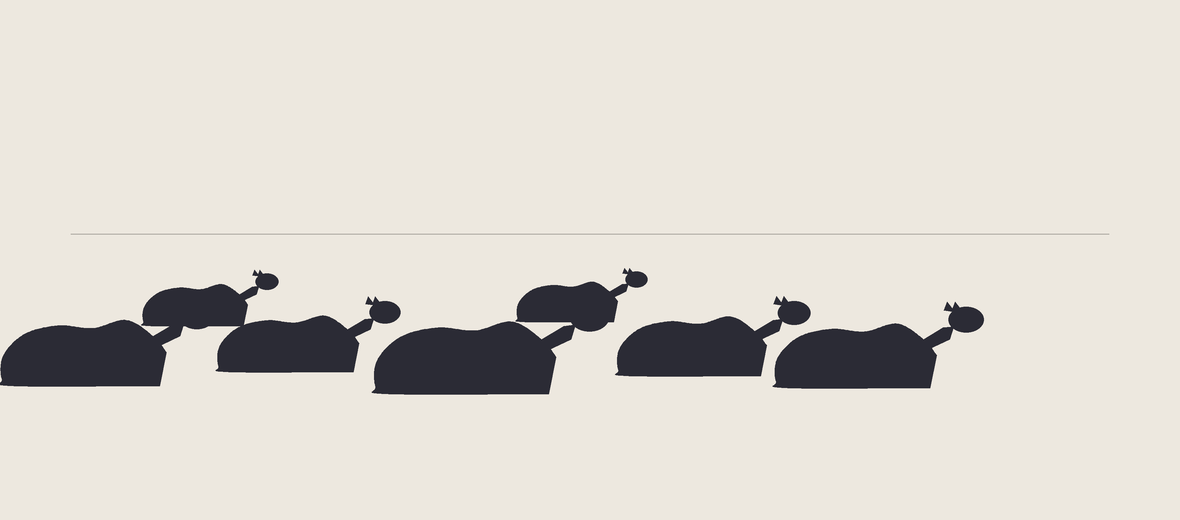

Python code for this plot:
"""A30 — The First Mark. Only this: a herd of cows lying down in a field.
No sky drama, no weather, no atmosphere, no cleverness. Plain filled silhouettes on warm
paper, one groundline. A drawing that declares itself made."""
import numpy as np
from PIL import Image, ImageDraw
SS=3
PAPER=(237,232,223); INK=(43,43,53); FAINT=(176,172,164)
W,H=1180,520

def catmull(nodes,n=24):
    P=[np.array(p,float) for p in nodes]; out=[]
    P=[P[0]]+P+[P[-1]]
    for i in range(1,len(P)-2):
        p0,p1,p2,p3=P[i-1],P[i],P[i+1],P[i+2]
        for t in np.linspace(0,1,n,endpoint=False):
            t2=t*t;t3=t2*t
            out.append(0.5*((2*p1)+(-p0+p2)*t+(2*p0-5*p1+4*p2-p3)*t2+(-p0+3*p1-3*p2+p3)*t3))
    out.append(P[-2]); return out

def cow(draw, x, y, s, face=-1):
    """x,y = front-bottom anchor; s scale; a recumbent cow in profile, head up.
    body sits flat on the ground (no standing legs) = lying down."""
    L=2.05*s; Hb=0.82*s
    def P(dx,dy): return (x+face*dx*L, y-dy*Hb)   # dx along body (0=front), dy up (0=ground)
    # body outline, front(chest) -> shoulder hump -> back -> rump -> ground
    body=[P(0.02,0.50),P(0.10,0.74),P(0.26,0.98),P(0.46,0.86),P(0.66,0.90),
          P(0.86,0.78),P(0.99,0.46),P(1.00,0.10),P(0.93,0.0),P(0.06,0.0)]
    pts=[ (a,b) for a,b in catmull(body,22) ]
    draw.polygon([(int(a*SS),int(b*SS)) for a,b in pts], fill=INK)
    # neck + head, rising off the chest at the front
    nb_x,nb_y = P(0.06,0.62)
    head_cx,head_cy = (x+face*-0.16*L, y-1.04*Hb)
    neck=[P(0.02,0.50),P(0.10,0.74),(x+face*-0.02*L,y-0.92*Hb),(head_cx+face*0.07*L,head_cy+0.10*Hb),
          (head_cx+face*0.05*L,head_cy-0.10*Hb),(x+face*-0.06*L,y-0.74*Hb),P(0.10,0.55)]
    draw.polygon([(int(a*SS),int(b*SS)) for a,b in neck], fill=INK)
    # head (muzzle) — small rounded mass
    hw,hh=0.22*s,0.16*s
    draw.ellipse([int((head_cx-hw)*SS),int((head_cy-hh)*SS),int((head_cx+hw)*SS),int((head_cy+hh)*SS)],fill=INK)
    # ears — two small triangles atop the head
    er=0.10*s
    for o in (0.02,0.12):
        ex=head_cx+face*o*L*0.0+face*(0.02+o)*s*1.0
        ey=head_cy-hh*0.6
        draw.polygon([(int((ex)*SS),int((ey)*SS)),
                      (int((ex+face*er)*SS),int((ey-er*1.3)*SS)),
                      (int((ex+face*er*1.4)*SS),int((ey-er*0.2)*SS))],fill=INK)

def render(path):
    img=Image.new("RGB",(W*SS,H*SS),PAPER); d=ImageDraw.Draw(img)
    # the field: one quiet far edge, above the herd so it never cuts a body
    far=int(H*0.45)
    d.line([(int(W*0.06*SS),far*SS),(int(W*0.94*SS),far*SS)],fill=FAINT,width=SS)
    # a herd lying down — varied size/position (nearer=lower&bigger), all settled the same way
    herd=[(170,386,82,-1),(362,372,70,-1),(560,394,90,-1),(770,376,74,-1),
          (250,326,52,-1),(620,322,50,-1),(940,388,80,-1)]
    # draw far (smaller, higher) first
    for (x,y,s,f) in sorted(herd,key=lambda c:c[1]):
        cow(d,x,y,s,f)
    img=img.resize((W,H),Image.LANCZOS); img.save(path); print("saved",path)

if __name__=="__main__":
    render("/sessions/wizardly-stoic-cerf/mnt/hessentials/illustration/loomis/sketch201_u5_a30_cows.png")
